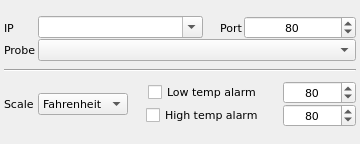
<?xml version="1.0" encoding="UTF-8"?>
<ui version="4.0">
 <class>TemperatureMonitorWidget</class>
 <widget class="QWidget" name="TemperatureMonitorWidget">
  <property name="geometry">
   <rect>
    <x>0</x>
    <y>0</y>
    <width>360</width>
    <height>144</height>
   </rect>
  </property>
  <property name="font">
   <font>
    <family>DejaVu Sans</family>
    <pointsize>8</pointsize>
   </font>
  </property>
  <property name="windowTitle">
   <string>Form</string>
  </property>
  <layout class="QGridLayout" name="gridLayout_2">
   <property name="leftMargin">
    <number>4</number>
   </property>
   <property name="topMargin">
    <number>0</number>
   </property>
   <property name="rightMargin">
    <number>4</number>
   </property>
   <property name="bottomMargin">
    <number>0</number>
   </property>
   <property name="spacing">
    <number>0</number>
   </property>
   <item row="0" column="0">
    <layout class="QGridLayout" name="gridLayout" columnstretch="2,2,2,1,1,2" rowminimumheight="0,0,20,0,0" columnminimumwidth="0,0,0,0,0,0">
     <property name="topMargin">
      <number>2</number>
     </property>
     <property name="bottomMargin">
      <number>2</number>
     </property>
     <property name="horizontalSpacing">
      <number>2</number>
     </property>
     <item row="0" column="0">
      <widget class="QLabel" name="lblIp">
       <property name="sizePolicy">
        <sizepolicy hsizetype="Maximum" vsizetype="Preferred">
         <horstretch>0</horstretch>
         <verstretch>0</verstretch>
        </sizepolicy>
       </property>
       <property name="layoutDirection">
        <enum>Qt::LeftToRight</enum>
       </property>
       <property name="text">
        <string>IP</string>
       </property>
      </widget>
     </item>
     <item row="0" column="1" colspan="2">
      <widget class="QComboBox" name="cmbIP">
       <property name="editable">
        <bool>true</bool>
       </property>
      </widget>
     </item>
     <item row="0" column="3">
      <widget class="QLabel" name="lblPort">
       <property name="text">
        <string>Port</string>
       </property>
       <property name="alignment">
        <set>Qt::AlignRight|Qt::AlignTrailing|Qt::AlignVCenter</set>
       </property>
      </widget>
     </item>
     <item row="0" column="4" colspan="2">
      <widget class="QSpinBox" name="spinPort">
       <property name="alignment">
        <set>Qt::AlignCenter</set>
       </property>
       <property name="minimum">
        <number>1</number>
       </property>
       <property name="maximum">
        <number>65535</number>
       </property>
       <property name="value">
        <number>80</number>
       </property>
      </widget>
     </item>
     <item row="1" column="0">
      <widget class="QLabel" name="lblProbe">
       <property name="sizePolicy">
        <sizepolicy hsizetype="Maximum" vsizetype="Preferred">
         <horstretch>0</horstretch>
         <verstretch>0</verstretch>
        </sizepolicy>
       </property>
       <property name="layoutDirection">
        <enum>Qt::LeftToRight</enum>
       </property>
       <property name="text">
        <string>Probe</string>
       </property>
      </widget>
     </item>
     <item row="1" column="1" colspan="5">
      <widget class="QComboBox" name="cmbProbe"/>
     </item>
     <item row="2" column="0" colspan="6">
      <widget class="Line" name="line">
       <property name="orientation">
        <enum>Qt::Horizontal</enum>
       </property>
      </widget>
     </item>
     <item row="3" column="0" rowspan="2">
      <widget class="QLabel" name="lblScale">
       <property name="sizePolicy">
        <sizepolicy hsizetype="Maximum" vsizetype="Preferred">
         <horstretch>0</horstretch>
         <verstretch>0</verstretch>
        </sizepolicy>
       </property>
       <property name="layoutDirection">
        <enum>Qt::LeftToRight</enum>
       </property>
       <property name="text">
        <string>Scale</string>
       </property>
      </widget>
     </item>
     <item row="3" column="1" rowspan="2">
      <widget class="QComboBox" name="cmbScale">
       <property name="sizePolicy">
        <sizepolicy hsizetype="Expanding" vsizetype="Fixed">
         <horstretch>0</horstretch>
         <verstretch>0</verstretch>
        </sizepolicy>
       </property>
       <property name="sizeAdjustPolicy">
        <enum>QComboBox::AdjustToContentsOnFirstShow</enum>
       </property>
       <item>
        <property name="text">
         <string>Fahrenheit</string>
        </property>
       </item>
       <item>
        <property name="text">
         <string>Celsius</string>
        </property>
       </item>
      </widget>
     </item>
     <item row="3" column="2" colspan="3" alignment="Qt::AlignHCenter">
      <widget class="QCheckBox" name="chkLowTemp">
       <property name="text">
        <string>Low temp alarm</string>
       </property>
      </widget>
     </item>
     <item row="3" column="5">
      <widget class="QSpinBox" name="spinLowTemp">
       <property name="alignment">
        <set>Qt::AlignCenter</set>
       </property>
       <property name="maximum">
        <number>254</number>
       </property>
       <property name="value">
        <number>80</number>
       </property>
      </widget>
     </item>
     <item row="4" column="2" colspan="3" alignment="Qt::AlignHCenter">
      <widget class="QCheckBox" name="chkHighTemp">
       <property name="text">
        <string>High temp alarm</string>
       </property>
      </widget>
     </item>
     <item row="4" column="5">
      <widget class="QSpinBox" name="spinHighTemp">
       <property name="alignment">
        <set>Qt::AlignCenter</set>
       </property>
       <property name="maximum">
        <number>254</number>
       </property>
       <property name="value">
        <number>80</number>
       </property>
      </widget>
     </item>
    </layout>
   </item>
  </layout>
 </widget>
 <resources/>
 <connections/>
</ui>
